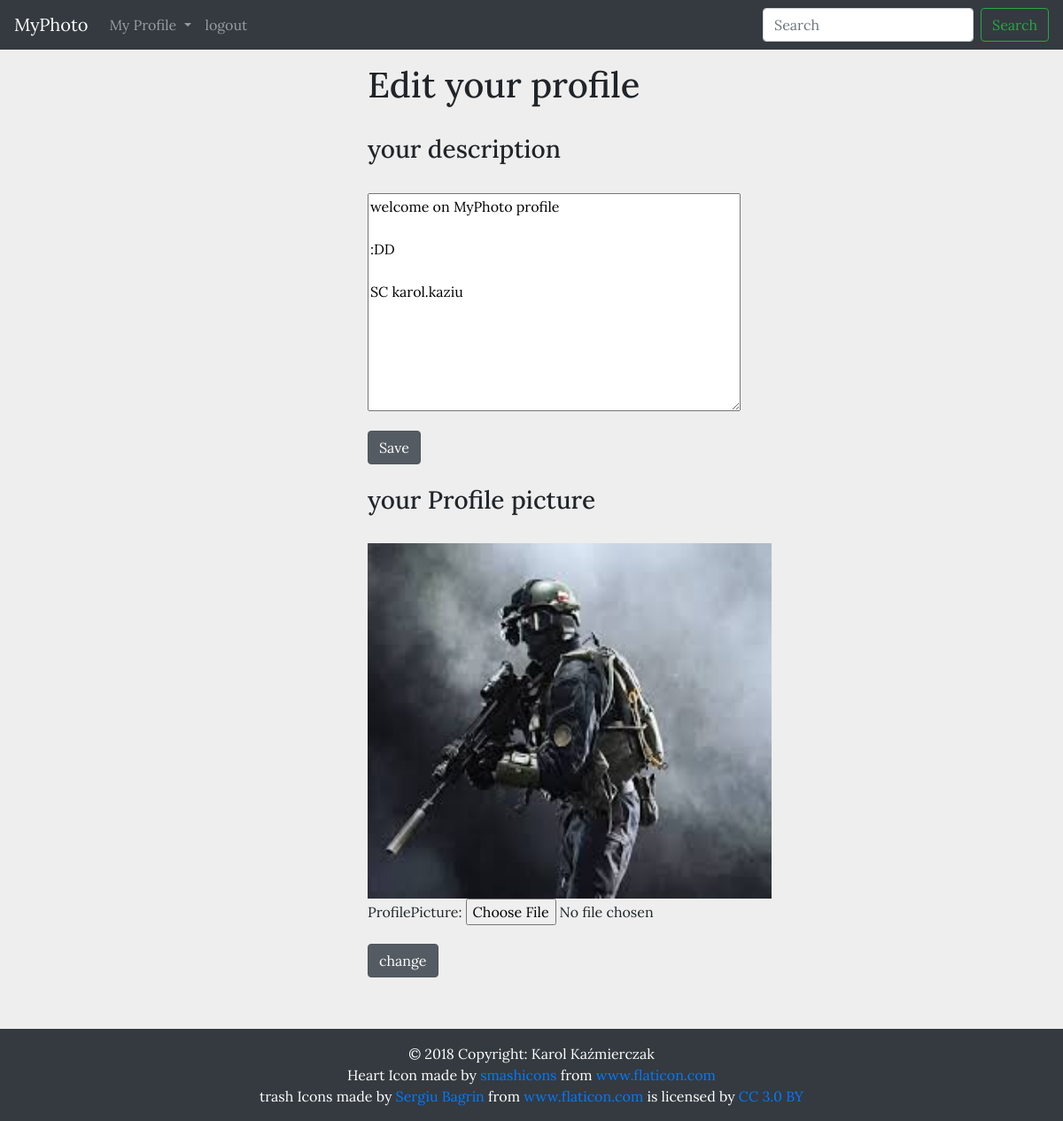
/u/kaziu/edit/ (signed in), run on the app's committed database.
### user/models.py (models this page shows)
class UserData(models.Model):
    user = models.OneToOneField(User,on_delete=models.CASCADE,unique=True)
    profilePicture = models.ImageField(upload_to='image/profile/',null=True,blank=True)
    description = models.TextField(null=True,blank=True)
    object = UserMenager()

### user/views.py (the view, shortened to what this page needs)
# urls.py: path('<str:nick>/edit/', edit),
@login_required
def edit(request,nick):
    if request.user.username != nick:
        url = '/u/'+nick+'/edit'
        return redirect(url)
    data = UserData.object.all().by_nick(nick)
    data = data.first()
    image_edit = ProfilePicterEdit(request.POST or None,request.FILES or None,instance=data)
    if image_edit.is_valid():
        image_edit.save()
        image_edit = ProfilePicterEdit()
    description_edit = DescriptionEdit(instance=data)
    image_edit = ProfilePicterEdit()
    context = {
        'data': data,
        'imageEdit': image_edit,
        'descriptionEdit': description_edit
    }
    return render(request,'edit_page.html',context)

### user/forms.py
class ProfilePicterEdit(models.ModelForm):
    class Meta:
        model = UserData
        fields = ['profilePicture']

class DescriptionEdit(models.ModelForm):
    class Meta:
        model = UserData
        fields = ['description']
        labels = {
            'description': ('')
        }

### user/models.py (called while the page is built)
    def by_nick(self,nick):
        lookup = (
            Q(user__username=nick)
        )
        return self.filter(lookup)

    def get_queryset(self):
        return Query(self.model, using=self._db)

### user/templates/edit_page.html (shortened to what this page needs)
{% extends 'base2.html' %}
{% block css %} /assets/css/edit.css {%  endblock %}
{% block user_page %}
<div class="row">
    <div class="col-md-6 offset-md-4" >
        <h1>Edit your profile</h1>
    </div>
</div>
<br>
<div class="row">
    <div class="col-md-6 offset-md-4">
        <h3>your description</h3><br>
        <span id="dexription">
            {{descriptionEdit.as_p }}
        </span>
        <button class="btn btn-secondary active" onclick="desEdit('{{request.user.username}}')">Save</button>
    </div>
</div>
<br>
<div class="row ">
    <div class="col-md-6 offset-md-4">
        <h3>your Profile picture</h3><br>
        <img src="{{data.profilePicture.url}}">
        <form action="." method="post" enctype="multipart/form-data"> {% csrf_token %}
            {{imageEdit.as_p}}
            <button class="btn btn-secondary active"  type="submit">change</button>
        </form>
    </div>
</div>
<br>
<br>
<br>
<br>
{% endblock %}

### assets/css/edit.css (style rules this page uses)
body { background-color: #eee; font-family: 'Lora', serif !important; }
img { width: 80%; height: 80%; }

### data on the page
UserData: description "welcome on MyPhoto profile :DD SC karol.kaziu", profilePicture (picture)
